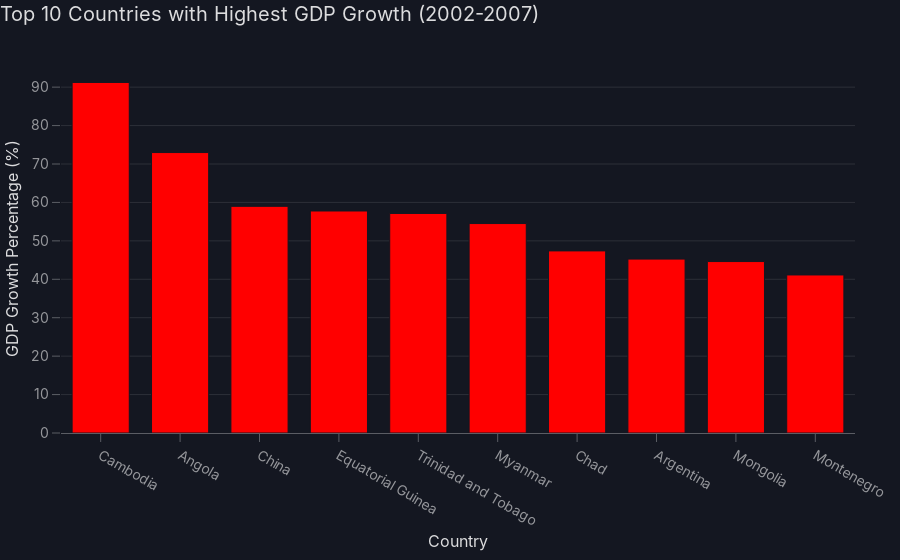

Notebook cell for this chart:
### Code cell
res = vizro_ai.plot(df=df, user_input=query, explain=True, return_elements=True)
res.figure

### Figure 1 — Plotly figure (JSON) as saved in the notebook; plotly's stock layout.template omitted (floating-point values rounded to 4 significant figures)
{"data": [{"alignmentgroup": "True", "hovertemplate": "Country=%{x}<br>GDP Growth Percentage (%)=%{marker.color}<extra></extra>", "legendgroup": "", "marker": {"color": "red", "coloraxis": "coloraxis", "pattern": {"shape": ""}}, "name": "", "offsetgroup": "", "orientation": "v", "showlegend": false, "textposition": "auto", "type": "bar", "x": ["Cambodia", "Angola", "China", "Equatorial Guinea", "Trinidad and Tobago", "Myanmar", "Chad", "Argentina", "Mongolia", "Montenegro"], "xaxis": "x", "y": [91.22, 72.98, 58.98, 57.77, 57.13, 54.5, 47.39, 45.26, 44.61, 41.13], "yaxis": "y"}], "layout": {"barmode": "relative", "coloraxis": {"cmax": 91.22, "cmin": 41.13, "colorbar": {"title": {"text": "GDP Growth Percentage (%)"}}, "colorscale": [[0, "red"], [1, "blue"]]}, "legend": {"tracegroupgap": 0}, "showlegend": false, "title": {"text": "Top 10 Countries with Highest GDP Growth (2002-2007)"}, "xaxis": {"anchor": "y", "domain": [0, 1], "title": {"text": "Country"}}, "yaxis": {"anchor": "x", "domain": [0, 1], "title": {"text": "GDP Growth Percentage (%)"}}}}
